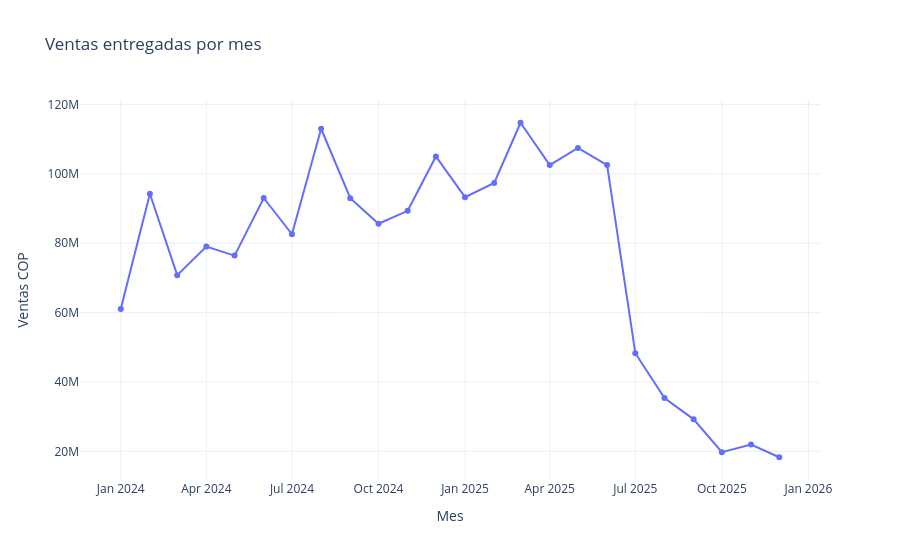

Notebook cell for this chart:
### Code cell
fig_sales = px.line(
    monthly_sales,
    x="purchase_month",
    y="sales",
    markers=True,
    title="Ventas entregadas por mes",
    labels={"purchase_month": "Mes", "sales": "Ventas COP", "orders": "Ordenes"},
    hover_data={"orders": True, "customers": True, "sales": ":,.0f"},
)
fig_sales.update_layout(template="plotly_white", hovermode="x unified")
fig_sales.show()

### Figure 1 — Plotly figure (JSON) as saved in the notebook; plotly's stock layout.template omitted (floating-point values rounded to 4 significant figures)
{"data": [{"customdata": [[146, 146], [172, 171], [168, 168], [169, 169], [174, 174], [205, 205], [191, 191], [244, 244], [222, 222], [185, 185], [210, 210], [232, 232], [211, 211], [224, 224], [256, 256], [221, 221], [240, 240], [240, 240], [143, 143], [73, 73], [72, 72], [63, 63], [50, 50], [25, 25]], "hovertemplate": "Mes=%{x}<br>Ventas COP=%{y:,.0f}<br>Ordenes=%{customdata[0]}<br>customers=%{customdata[1]}<extra></extra>", "legendgroup": "", "line": {"color": "#636efa", "dash": "solid"}, "marker": {"symbol": "circle"}, "mode": "lines+markers", "name": "", "orientation": "v", "showlegend": false, "type": "scatter", "x": ["2024-01-01T00:00:00.000000", "2024-02-01T00:00:00.000000", "2024-03-01T00:00:00.000000", "2024-04-01T00:00:00.000000", "2024-05-01T00:00:00.000000", "2024-06-01T00:00:00.000000", "2024-07-01T00:00:00.000000", "2024-08-01T00:00:00.000000", "2024-09-01T00:00:00.000000", "2024-10-01T00:00:00.000000", "2024-11-01T00:00:00.000000", "2024-12-01T00:00:00.000000", "2025-01-01T00:00:00.000000", "2025-02-01T00:00:00.000000", "2025-03-01T00:00:00.000000", "2025-04-01T00:00:00.000000", "2025-05-01T00:00:00.000000", "2025-06-01T00:00:00.000000", "2025-07-01T00:00:00.000000", "2025-08-01T00:00:00.000000", "2025-09-01T00:00:00.000000", "2025-10-01T00:00:00.000000", "2025-11-01T00:00:00.000000", "2025-12-01T00:00:00.000000"], "xaxis": "x", "y": [61030000.0, 94270000.0, 70780000.0, 79050000.0, 76430000.0, 93040000.0, 82590000.0, 113000000.0, 92970000.0, 85610000.0, 89350000.0, 105000000.0, 93280000.0, 97360000.0, 114700000.0, 102500000.0, 107500000.0, 102500000.0, 48270000.0, 35350000.0, 29220000.0, 19760000.0, 21930000.0, 18290000.0], "yaxis": "y"}], "layout": {"hovermode": "x unified", "legend": {"tracegroupgap": 0}, "title": {"text": "Ventas entregadas por mes"}, "xaxis": {"anchor": "y", "domain": [0, 1], "title": {"text": "Mes"}}, "yaxis": {"anchor": "x", "domain": [0, 1], "title": {"text": "Ventas COP"}}}}
